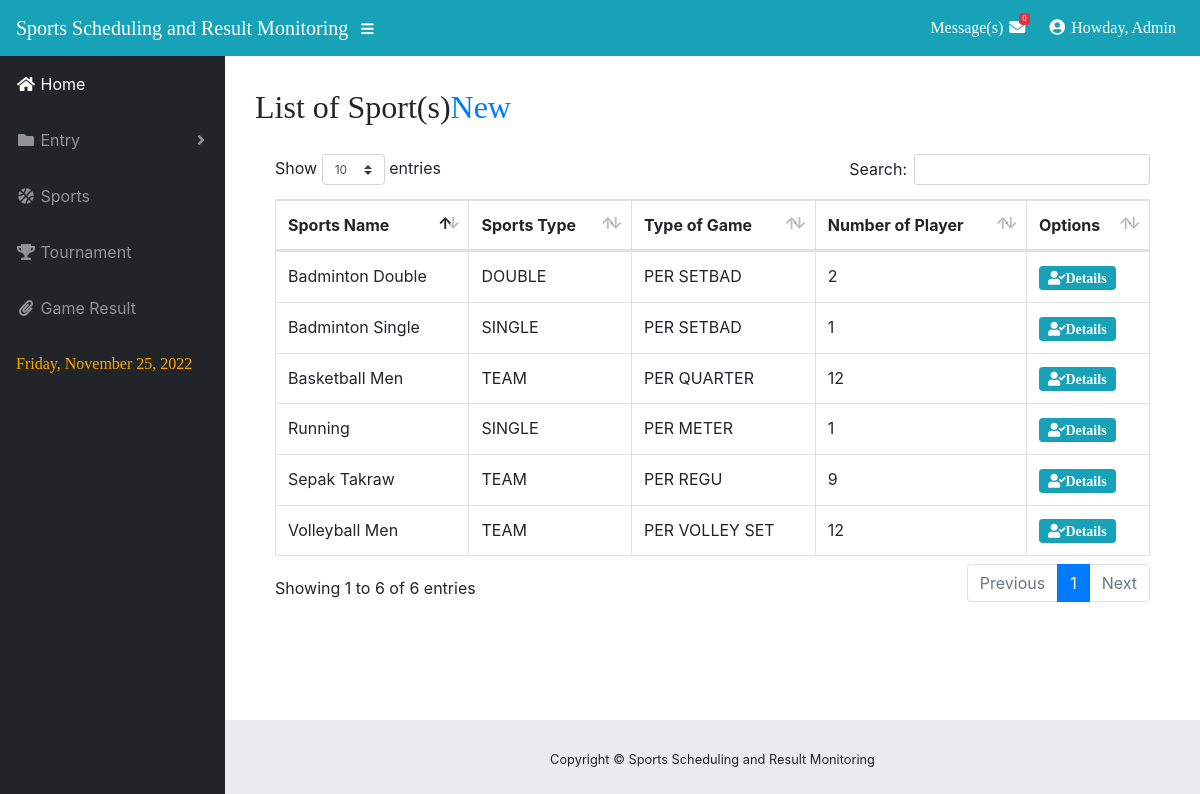
Screenshot of /sports_scheduling/sports_scheduling/Admin/sports.php (signed in) with the database file from the repository.
### tables this page shows
CREATE TABLE `sports` (
  `sport_id` int(11) NOT NULL,
  `sport_name` varchar(30) NOT NULL,
  `sport_type_code` varchar(30) NOT NULL,
  `game_type_code` varchar(30) NOT NULL,
  `no_of_player` int(11) NOT NULL,
  `sport_code` varchar(30) NOT NULL,
  `is_default` varchar(30) NOT NULL
);

CREATE TABLE `sports_type` (
  `sport_type_id` int(11) NOT NULL,
  `sport_type_code` varchar(30) NOT NULL,
  `sport_type` varchar(30) NOT NULL
);

CREATE TABLE `game_type` (
  `game_type_id` int(11) NOT NULL,
  `type_of_game` varchar(30) NOT NULL,
  `sport_type_code` varchar(30) NOT NULL,
  `number_of_scoring` int(11) NOT NULL,
  `game_type_code` varchar(30) NOT NULL
);

### sports_scheduling/sports_scheduling/Admin/sports.php (the view, shortened to what this page needs)
<?php include 'theme/header.php'; ?>
<?php include 'theme/sidebar.php'; ?>
   <div id="content-wrapper">
        <div class="container-fluid">
 <h2 style="font-family: AR BLANCA">List of Sport(s)<a href="#addsport" data-target="#addsport" data-toggle="modal" class="small-box-footer">New</a></h2>
            <div class="card-body">
              <div class="table-responsive">
                <table class="table table-bordered" id="dataTable" width="100%" cellspacing="0">
                  <thead>
                    <tr>
                      <th>Sports Name</th>
                      <th>Sports Type</th>
                      <th>Type of Game</th>
                      <th>Number of Player</th>
                      <th>Options</th>
                    </tr>
                  </thead>
              <?php
$query = 'SELECT s.sport_id,s.sport_name,st.sport_type,gt.type_of_game,s.no_of_player from sports s,sports_type st,game_type gt where st.sport_type_code = s.sport_type_code and gt.game_type_code = s.game_type_code';
                    $result = mysqli_query($db, $query) or die (mysqli_error($db));
                        while ($row = mysqli_fetch_assoc($result)) {
                            echo '<tr>';
                              echo '<td>'. $row['sport_name'].'</td>';
                               echo '<td>'. $row['sport_type'].'</td>';
                                echo '<td>'. $row['type_of_game'].'</td>';
                                 echo '<td>'. $row['no_of_player'].'</td>';
                            echo '<td><a  type="button" class="btn btn-sm btn-info fas fa-user-check" href="patientsdetails.php?action=post & id='.$row['sport_id'] . '">Details</a></td> ';
                            echo '</tr>';
                }
            ?>
                </table>
              </div>
              </div>
<?php include 'theme/footer.php'; ?>

### sports_scheduling/sports_scheduling/Admin/css/sb-admin.css (style rules this page uses)
html { position: relative; min-height: 100%; }
body { height: 100%; }
#wrapper #content-wrapper { overflow-x: hidden; width: 100%; padding-top: 1rem; padding-bottom: 80px; }
:root { --input-padding-x: 0.75rem; --input-padding-y: 0.75rem; }

### rows the page displays
sports: sport_name "Basketball Men", sports_type.sport_type "TEAM", game_type.type_of_game "PER QUARTER", no_of_player "12"
sports: sport_name "Badminton Single", sports_type.sport_type "SINGLE", game_type.type_of_game "PER SETBAD", no_of_player "1"
sports: sport_name "Sepak Takraw", sports_type.sport_type "TEAM", game_type.type_of_game "PER REGU", no_of_player "9"
sports: sport_name "Badminton Double", sports_type.sport_type "DOUBLE", game_type.type_of_game "PER SETBAD", no_of_player "2"
sports: sport_name "Volleyball Men", sports_type.sport_type "TEAM", game_type.type_of_game "PER VOLLEY SET", no_of_player "12"
sports: sport_name "Running", sports_type.sport_type "SINGLE", game_type.type_of_game "PER METER", no_of_player "1"

### other values shown
$count "0"
$_SESSION['user_type'] "Admin"
date('l, F d, Y',strtotime($Today) ) "Friday, November 25, 2022"
